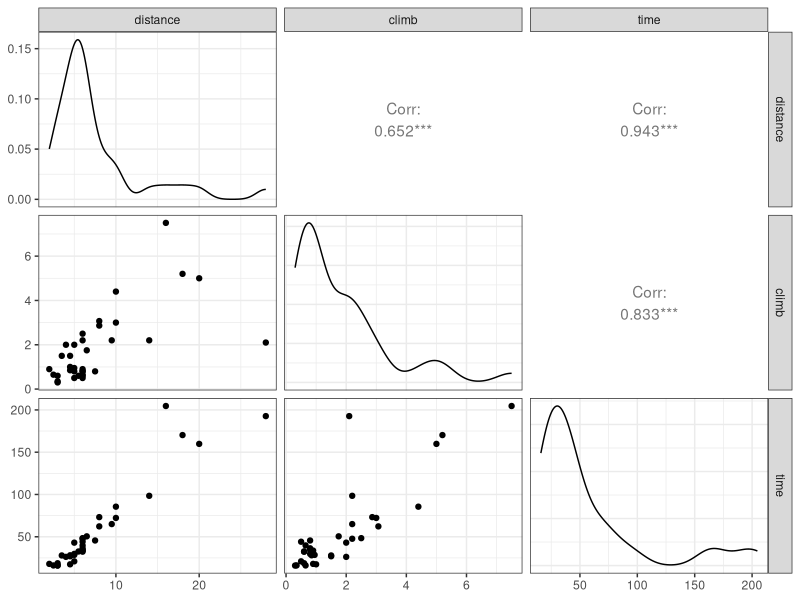
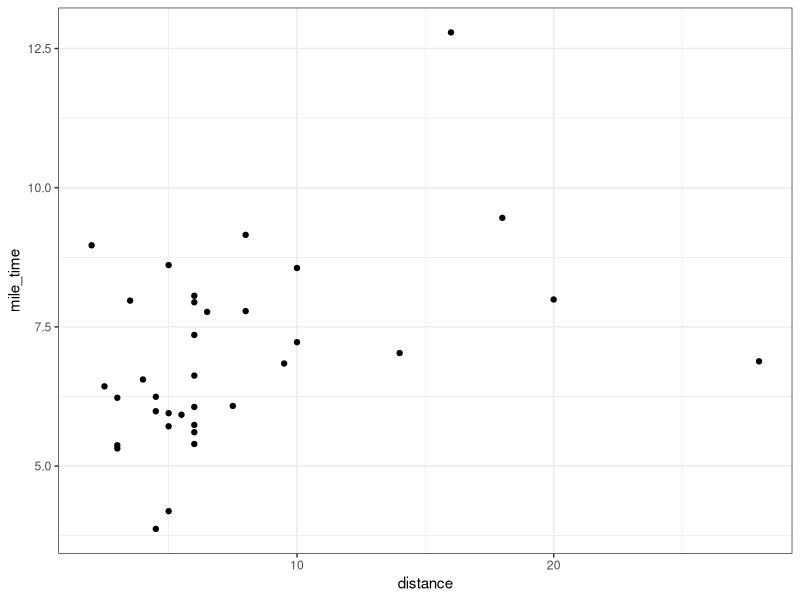
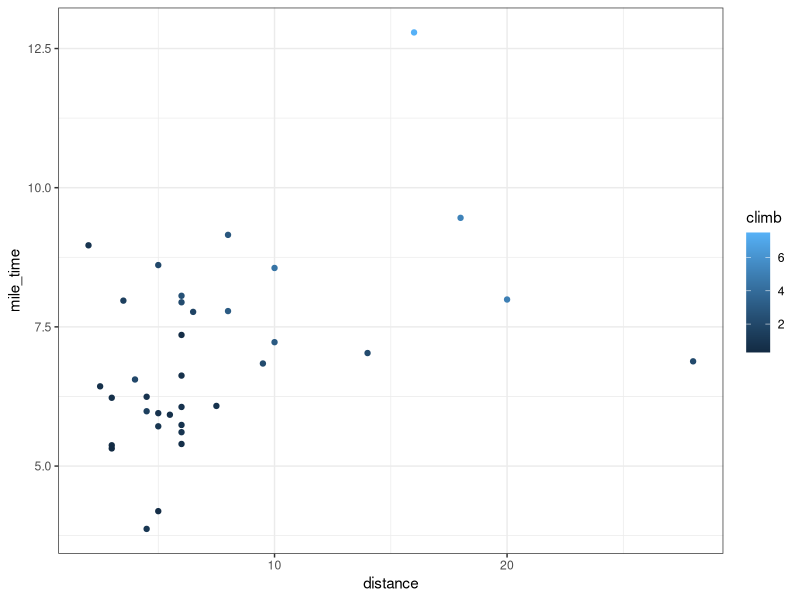
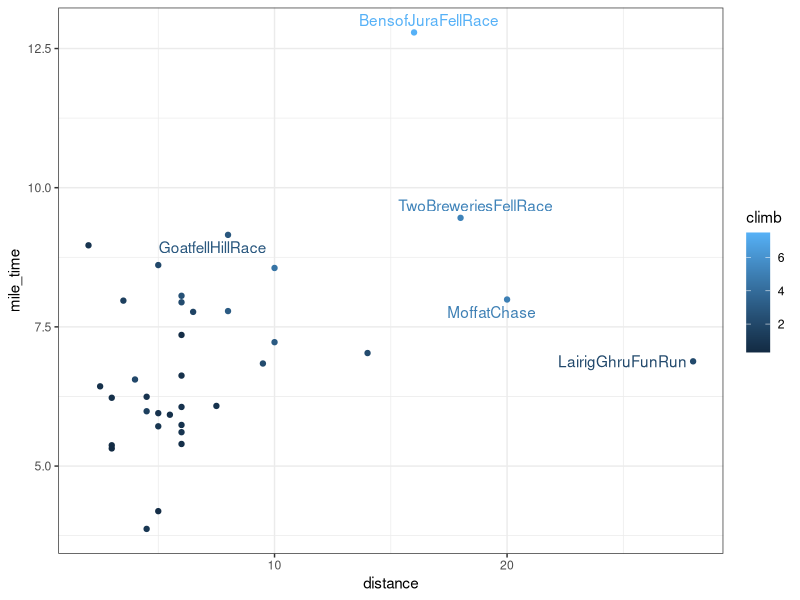
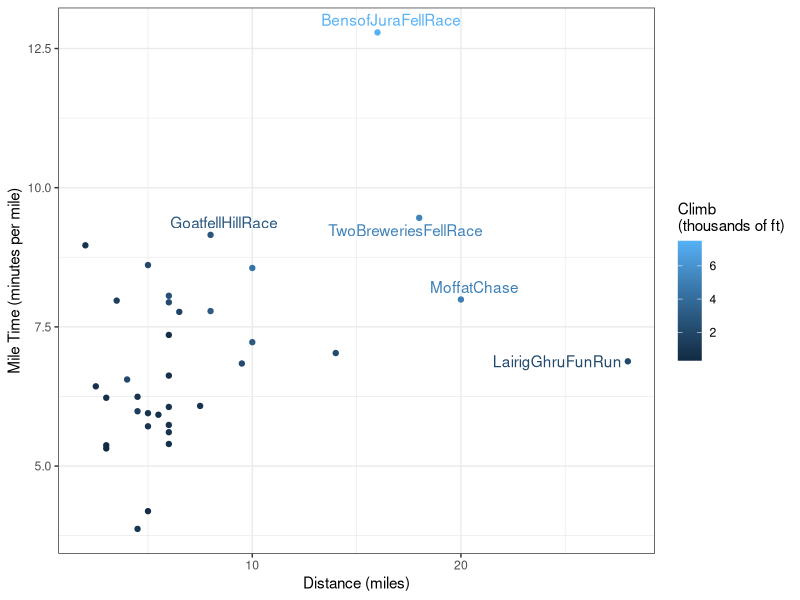

Write the R code that produced these figures, in order.
## ---- chunk 1
ggplot2::theme_set(ggplot2::theme_bw())
knitr::opts_chunk$set(cache = TRUE)
## ---- chunk 2
library(tidyverse) # for data import, manipulation, and plotting
library(GGally)    # for ggpairs() function
library(ggrepel)   # for geom_text_repel() function
library(car)       # for vif() function
library(conflicted)
conflicts_prefer(dplyr::filter)
## ---- chunk 3
# read the data into R
scots_races <- read_tsv("data/ScotsRaces.dat") # read_tsv from readr for data import
scots_races
## ---- chunk 4
# pairs plot

# Q: What are the typical ranges of the variables?
# Q: What are the relationships among the variables?

scots_races |>
  select(-race) |> # select() from dplyr for selecting columns
  ggpairs() # ggpairs() from GGally to create pairs plot

# mile time versus distance

# Q: How does mile time vary with distance?
# Q: What races deviate from this trend?
# Q: How does climb play into it?

# add mile time variable to scots_races
scots_races <- scots_races |>
  mutate(mile_time = time / distance) # mutate() from dplyr to add column
## ---- chunk 5
# plot mile time versus distance
scots_races |>
  ggplot(aes(x = distance, y = mile_time)) +
  geom_point()
## ---- chunk 6
# add climb information as point color
scots_races |>
  ggplot(aes(x = distance, y = mile_time, colour = climb)) +
  geom_point()
## ---- chunk 7
# highlight extreme points
scots_races_extreme <- scots_races |>
  filter(distance > 15 | mile_time > 9) # filter() from dplyr to subset rows

# plot mile time versus distance
scots_races |>
  ggplot(aes(x = distance, y = mile_time, label = race, colour = climb)) +
  geom_point() +
  geom_text_repel(aes(label = race), data = scots_races_extreme)
## ---- chunk 8
# clean up plot
scots_races |>
  ggplot(aes(x = distance, y = mile_time, label = race, color = climb)) +
  geom_point() +
  geom_text_repel(aes(label = race), data = scots_races_extreme) +
  labs(
    x = "Distance (miles)",
    y = "Mile Time (minutes per mile)",
    color = "Climb\n(thousands of ft)"
  )
## ---- chunk 9
# Q: What is the effect of an extra mile of distance on time?

lm_fit <- lm(time ~ distance + climb, data = scots_races)
coef(lm_fit)
## ---- chunk 10
# Linear model with interaction

# Q: What is the effect of an extra mile of distance on time
#  for a run with low climb?

# Q: What is the effect of an extra mile of distance on time
#  for a run with high climb?

lm_fit_int <- lm(time ~ distance * climb, data = scots_races)
coef(lm_fit_int)

scots_races |>
  summarise(min_climb = min(climb), max_climb = max(climb))
## ---- chunk 11
lm_fit <- lm(time ~ distance + climb, data = scots_races)
summary(lm_fit)
## ---- chunk 12
summary(lm_fit)$r.squared
## ---- chunk 13
lm_fit_partial <- lm(time ~ distance, data = scots_races)
anova(lm_fit_partial, lm_fit)
## ---- chunk 14
lm_fit_null <- lm(time ~ 1, data = scots_races)
anova(lm_fit_null, lm_fit)
## ---- chunk 15
lm_dist_on_climb <- lm(distance ~ climb, data = scots_races)
lm_time_on_climb <- lm(time ~ climb, data = scots_races)

scots_races_resid <- tibble(
  dist_residuals = residuals(lm_dist_on_climb),
  time_residuals = residuals(lm_time_on_climb)
)

lm_adjusted <- lm(time_residuals ~ dist_residuals - 1,
  data = scots_races_resid
)
summary(lm_adjusted)
## ---- chunk 16
scots_races_resid |>
  summarise(cor(dist_residuals, time_residuals)) |>
  pull()

scots_races |>
  summarise(cor(distance, time)) |>
  pull()
## ---- chunk 17
vif(lm_fit)
